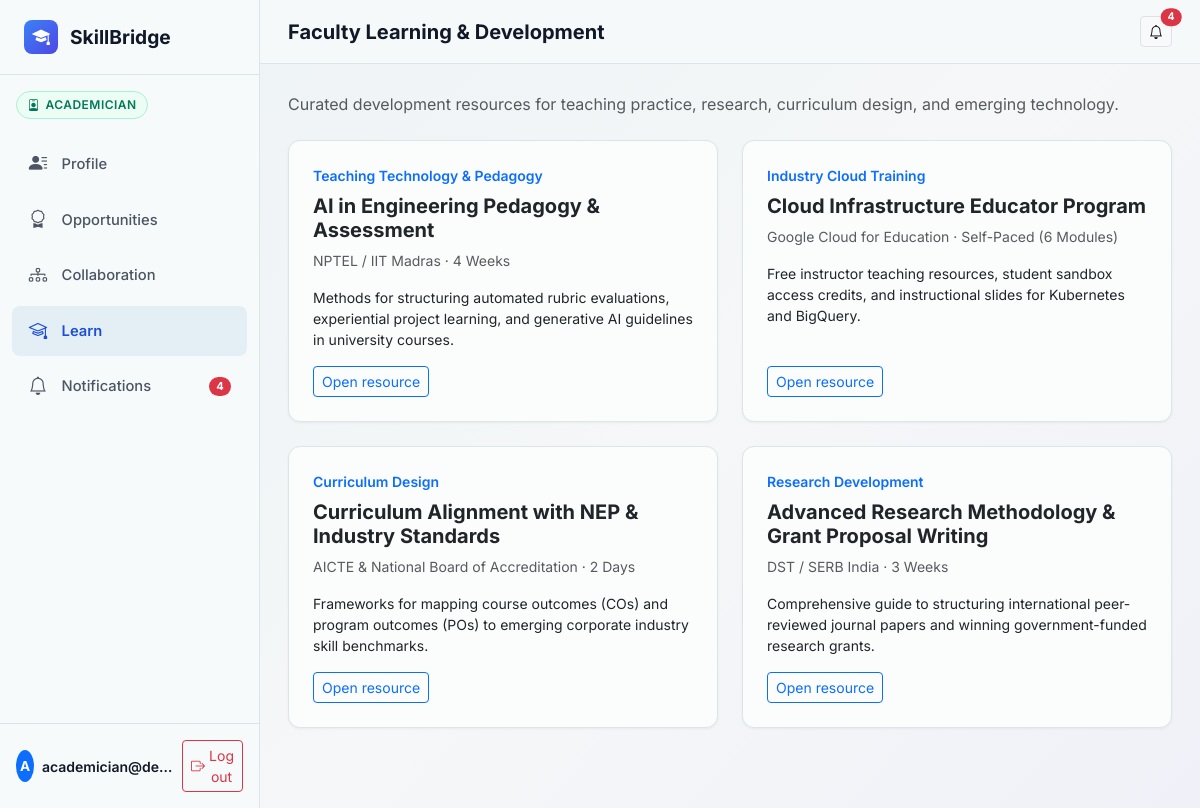
Page /academician/learn (signed in) on the committed database.
### models.py (models this page shows, shortened)
class User(db.Model):
    __tablename__ = 'users'
    id = db.Column(db.Integer, primary_key=True)
    email = db.Column(db.String(120), unique=True, nullable=False, index=True)
    password_hash = db.Column(db.String(255), nullable=False)
    role = db.Column(db.String(50), nullable=False)  # student, industry, academician, institution
    created_at = db.Column(db.DateTime, default=datetime.utcnow)
    student_profile = db.relationship('StudentProfile', backref='user', uselist=False, cascade="all, delete-orphan")
    industry_profile = db.relationship('IndustryProfile', backref='user', uselist=False, cascade="all, delete-orphan")
    academician_profile = db.relationship('AcademicianProfile', backref='user', uselist=False, cascade="all, delete-orphan")
    institution_profile = db.relationship('InstitutionProfile', backref='admin_user', uselist=False, cascade="all, delete-orphan")
    notifications = db.relationship('Notification', backref='user', lazy='dynamic', cascade="all, delete-orphan")

### routes/academician_routes.py (the view)
@academician_bp.route('/learn')
@role_required('academician')
def learn():
    faculty = get_current_academician()
    faculty_resources = [
        {
            'title': 'AI in Engineering Pedagogy & Assessment',
            'provider': 'NPTEL / IIT Madras',
            'category': 'Teaching Technology & Pedagogy',
            'duration': '4 Weeks',
            'url': 'https://nptel.ac.in',
            'description': 'Methods for structuring automated rubric evaluations, experiential project learning, and generative AI guidelines in university courses.'
        },
        {
            'title': 'Cloud Infrastructure Educator Program',
            'provider': 'Google Cloud for Education',
            'category': 'Industry Cloud Training',
            'duration': 'Self-Paced (6 Modules)',
            'url': 'https://cloud.google.com/edu',
            'description': 'Free instructor teaching resources, student sandbox access credits, and instructional slides for Kubernetes and BigQuery.'
        },
        {
            'title': 'Curriculum Alignment with NEP & Industry Standards',
            'provider': 'AICTE & National Board of Accreditation',
            'category': 'Curriculum Design',
            'duration': '2 Days',
            'url': 'https://aicte-india.org',
            'description': 'Frameworks for mapping course outcomes (COs) and program outcomes (POs) to emerging corporate industry skill benchmarks.'
        },
        {
            'title': 'Advanced Research Methodology & Grant Proposal Writing',
            'provider': 'DST / SERB India',
            'category': 'Research Development',
            'duration': '3 Weeks',
            'url': 'https://serb.gov.in',
            'description': 'Comprehensive guide to structuring international peer-reviewed journal papers and winning government-funded research grants.'
        }
    ]
    return render_template(
        'academician/learn.html',
        faculty=faculty,
        resources=faculty_resources
    )

### auth.py (called while the page is built, shortened)
def get_current_user():
    if hasattr(g, 'current_user') and g.current_user is not None:
        return g.current_user
    user_id = session.get('user_id')
    if user_id:
        user = db.session.get(User, user_id)
        if user:
            g.current_user = user
            return user

def role_required(*allowed_roles):
    def decorator(f):
        @wraps(f)
        def decorated_function(*args, **kwargs):
            user = get_current_user()
            if not user:
                if request.is_json:
                    return jsonify({'success': False, 'message': 'Authentication required.'}), 401
                flash('Please log in to access this page.', 'warning')
                return redirect(url_for('auth.login', next=request.path))
            return f(*args, **kwargs)
        return decorated_function
    return decorator

### routes/academician_routes.py (called while the page is built)
def get_current_academician():
    user = get_current_user()
    if user and user.role == 'academician':
        if not user.academician_profile:
            profile = AcademicianProfile(user_id=user.id, name_display="Dr. A. Sharma")
            db.session.add(profile)
            db.session.commit()
        return user.academician_profile
    return None

### templates/academician/learn.html (shortened to what this page needs)
{% extends "base.html" %}
{% block page_title %}Faculty Learning & Development{% endblock %}
{% block content %}<div class="mb-4"><p class="text-muted">Curated development resources for teaching practice, research, curriculum design, and emerging technology.</p></div><div class="row g-4">{% for item in resources %}<div class="col-md-6"><div class="card card-sb p-4 h-100"><span class="small text-primary fw-semibold">{{ item.category }}</span><h5 class="fw-bold mt-2">{{ item.title }}</h5><p class="text-muted small">{{ item.provider }} · {{ item.duration }}</p><p class="small">{{ item.description }}</p><a class="btn btn-sm btn-outline-primary mt-auto align-self-start" href="{{ item.url }}" target="_blank" rel="noopener">Open resource</a></div></div>{% endfor %}</div>{% endblock %}

### templates/base.html (shortened to what this page needs)
<!DOCTYPE html>
<html lang="en">
<head>
    <link href="https://cdn.jsdelivr.net/npm/bootstrap@5.3.3/dist/css/bootstrap.min.css" rel="stylesheet">
    <link rel="stylesheet" href="https://cdn.jsdelivr.net/npm/bootstrap-icons@1.11.3/font/bootstrap-icons.min.css">
    <link rel="stylesheet" href="{{ url_for('static', filename='css/style.css') }}">
</head>
<body>
    {% if current_user %}
    <div class="app-wrapper">
        <aside class="app-sidebar">
            <a href="/" class="brand-logo">
                <div class="brand-icon"><i class="bi bi-mortarboard-fill"></i></div>
                <span>SkillBridge</span>
            </a>
            <div class="px-3 pt-3 pb-1">
                <span class="role-badge role-badge-{{ current_user.role }}">
                    <i class="bi bi-person-badge"></i> {{ current_user.role }}
                </span>
            </div>
            <nav class="sidebar-nav">
                {% if current_user.role == 'student' %}
                <a href="{{ url_for('student.profile') }}" class="nav-item-link {% if request.endpoint == 'student.profile' %}active{% endif %}">
                    <i class="bi bi-person-circle"></i>
                    <span>Profile</span>
                </a>
                <a href="{{ url_for('student.skill_gap') }}" class="nav-item-link {% if request.endpoint in ['student.skill_gap', 'student.take_assessment', 'student.assessment_result', 'student.assessment_history'] %}active{% endif %}">
                    <i class="bi bi-graph-up-arrow"></i>
                    <span>Skill Gap</span>
                </a>
                <a href="{{ url_for('student.learning') }}" class="nav-item-link {% if request.endpoint == 'student.learning' %}active{% endif %}">
                    <i class="bi bi-book-half"></i>
                    <span>Learning</span>
                </a>
                <a href="{{ url_for('student.applications') }}" class="nav-item-link {% if request.endpoint == 'student.applications' %}active{% endif %}">
                    <i class="bi bi-send-check"></i>
                    <span>Applications</span>
                </a>
                <a href="{{ url_for('student.notifications') }}" class="nav-item-link {% if request.endpoint == 'student.notifications' %}active{% endif %}">
                    <i class="bi bi-bell"></i>
                    <span>Notifications</span>
                    {% if unread_notifications_count > 0 %}
                    <span class="badge bg-danger ms-auto rounded-pill">{{ unread_notifications_count }}</span>
                    {% endif %}
                </a>
                {% elif current_user.role == 'academician' %}
                <a href="{{ url_for('academician.profile') }}" class="nav-item-link {% if request.endpoint == 'academician.profile' %}active{% endif %}">
                    <i class="bi bi-person-lines-fill"></i>
                    <span>Profile</span>
                </a>
                <a href="{{ url_for('academician.opportunities') }}" class="nav-item-link {% if request.endpoint == 'academician.opportunities' %}active{% endif %}">
                    <i class="bi bi-award"></i>
                    <span>Opportunities</span>
                </a>
                <a href="{{ url_for('academician.collaboration') }}" class="nav-item-link {% if request.endpoint == 'academician.collaboration' %}active{% endif %}">
                    <i class="bi bi-diagram-3"></i>
                    <span>Collaboration</span>
                </a>
                <a href="{{ url_for('academician.learn') }}" class="nav-item-link {% if request.endpoint == 'academician.learn' %}active{% endif %}">
                    <i class="bi bi-mortarboard"></i>
                    <span>Learn</span>
                </a>
                <a href="{{ url_for('academician.notifications') }}" class="nav-item-link {% if request.endpoint == 'academician.notifications' %}active{% endif %}">
                    <i class="bi bi-bell"></i>
                    <span>Notifications</span>
                    {% if unread_notifications_count > 0 %}
                    <span class="badge bg-danger ms-auto rounded-pill">{{ unread_notifications_count }}</span>
                    {% endif %}
                </a>
                {% endif %}
            </nav>
            <div class="p-3 border-top mt-auto">
                <div class="d-flex align-items-center justify-content-between">
                    <div class="d-flex align-items-center gap-2 overflow-hidden">
                        <div class="bg-primary text-white rounded-circle d-flex align-items-center justify-content-center fw-bold" style="width: 32px; height: 32px; font-size: 0.85rem;">
                            {{ current_user.email[0]|upper }}
                        </div>
                        <div class="text-truncate">
                            <div class="small fw-semibold text-truncate">{{ current_user.email }}</div>
                        </div>
                    </div>
                    <a href="{{ url_for('auth.logout') }}" class="btn btn-sm btn-outline-danger d-inline-flex align-items-center gap-1 px-2" title="Log out of SkillBridge">
                        <i class="bi bi-box-arrow-right"></i>
                        <span>Log out</span>
                    </a>
                </div>
            </div>
        </aside>
        <div class="app-main">
            <header class="app-header">
                <div class="d-flex align-items-center gap-3">
                    <h5 class="mb-0 fw-bold">{% block page_title %}Dashboard{% endblock %}</h5>
                </div>
                <div class="d-flex align-items-center gap-2">
                    <a href="{% if current_user.role == 'student' %}{{ url_for('student.notifications') }}{% elif current_user.role == 'industry' %}{{ url_for('industry.notifications') }}{% elif current_user.role == 'academician' %}{{ url_for('academician.notifications') }}{% else %}{{ url_for('institution.notifications') }}{% endif %}" class="btn btn-sm btn-light position-relative border" title="Notifications">
                        <i class="bi bi-bell"></i>
                        {% if unread_notifications_count > 0 %}
                        <span class="position-absolute top-0 start-100 translate-middle badge rounded-pill bg-danger" style="font-size: 0.65rem;">
                            {{ unread_notifications_count }}
                        </span>
                        {% endif %}
                    </a>
                </div>
            </header>
            <main class="app-content">
                {% block content %}{% endblock %}
            </main>
        </div>
    </div>
    {% endif %}
</body>
</html>

### static/css/style.css (style rules this page uses)
:root { --sb-primary: #3B82F6; --sb-primary-hover: #2563EB; --sb-primary-dark: #1D4ED8; --sb-indigo: #4F46E5; --sb-bg-main: #EEF3F5; --sb-bg-soft: #E2ECEF; --sb-surface: #FBFCFC; --sb-surface-tinted: #F4F8F8; --sb-border: #DCE5E7; --sb-text-main: #111827; --sb-text-muted: #4B5563; --sb-text-light: #9CA3AF; --sb-success: #10B981; --sb-warning: #F59E0B; --sb-danger: #EF4444; --sb-sidebar-width: 260px; --sb-header-height: 64px; }
body { font-family: 'Inter', -apple-system, BlinkMacSystemFont, 'Segoe UI', Roboto, Helvetica, Arial, sans-serif; background-color: var(--sb-bg-main); background-image: radial-gradient(circle at 10% 0%, rgba(112, 170, 187, 0.12), transparent 30rem), radial-gradient(circle at 92% 20%, rgba(99, 102, 241, 0.08), transparent 28rem); color: var(--sb-text-main); margin: 0; padding: 0; overflow-x: hidden; -webkit-font-smoothing: antialiased; }
.app-wrapper { display: flex; min-height: 100vh; }
.app-sidebar { width: var(--sb-sidebar-width); background-color: #F7FAFA; border-right: 1px solid var(--sb-border); position: fixed; top: 0; bottom: 0; left: 0; z-index: 1020; display: flex; flex-direction: column; transition: transform 0.2s ease-in-out; }
.app-main { flex: 1; margin-left: var(--sb-sidebar-width); display: flex; flex-direction: column; min-height: 100vh; background: linear-gradient(135deg, #EEF3F5 0%, #F5F7F8 48%, #F0F1F8 100%); }
.app-header { height: var(--sb-header-height); background-color: rgba(247, 250, 250, 0.94); border-bottom: 1px solid var(--sb-border); position: sticky; top: 0; z-index: 1010; display: flex; align-items: center; justify-content: space-between; padding: 0 1.75rem; }
.app-content { padding: 1.75rem; flex: 1; padding-bottom: 5rem; }
.app-wrapper .card-sb.bg-white, .app-wrapper .card-sb { background-color: var(--sb-surface) !important; }
.brand-logo { display: flex; align-items: center; gap: 0.75rem; font-weight: 700; font-size: 1.2rem; color: var(--sb-text-main); text-decoration: none; padding: 1.25rem 1.5rem; border-bottom: 1px solid var(--sb-border); }
.brand-icon { width: 34px; height: 34px; background: linear-gradient(135deg, var(--sb-primary), var(--sb-indigo)); color: white; border-radius: 8px; display: flex; align-items: center; justify-content: center; font-size: 1.1rem; }
.sidebar-nav { padding: 1rem 0.75rem; display: flex; flex-direction: column; gap: 0.35rem; flex: 1; }
.nav-item-link { display: flex; align-items: center; gap: 0.85rem; padding: 0.7rem 1rem; border-radius: 8px; color: var(--sb-text-muted); font-weight: 500; font-size: 0.92rem; text-decoration: none; transition: all 0.15s ease; }
.nav-item-link.active { background-color: #E3EFF4; color: var(--sb-primary-dark); font-weight: 600; }
.nav-item-link i { font-size: 1.15rem; width: 20px; text-align: center; }
.role-badge { display: inline-flex; align-items: center; gap: 0.35rem; padding: 0.25rem 0.65rem; border-radius: 9999px; font-size: 0.75rem; font-weight: 600; text-transform: uppercase; letter-spacing: 0.04em; }
.role-badge-academician { background-color: #ECFDF5; color: #047857; border: 1px solid #A7F3D0; }
.card-sb { background-color: var(--sb-surface); border: 1px solid var(--sb-border); border-radius: 12px; box-shadow: 0 1px 3px rgba(0, 0, 0, 0.05); transition: box-shadow 0.15s ease, transform 0.15s ease; }

### rows in the picture
User: role "ACADEMICIAN", email "A", email "academician@de…"

### other values in the picture
{{ unread_notifications_count }} "4"
{{ item.category }} "Teaching Technology & Pedagogy" "Industry Cloud Training" "Curriculum Design" "Research Development"
{{ item.title }} "AI in Engineering Pedagogy & Assessment" "Cloud Infrastructure Educator Program" "Curriculum Alignment with NEP & Industry Standards" "Advanced Research Methodology & Grant Proposal Writing"
{{ item.provider }} "NPTEL / IIT Madras" "Google Cloud for Education" "AICTE & National Board of Accreditation" "DST / SERB India"
{{ item.duration }} "4 Weeks" "Self-Paced (6 Modules)" "2 Days" "3 Weeks"
{{ item.description }} "Methods for structuring automated rubric evaluations, experiential project learning, and generative AI guidelines in university courses." "Free instructor teaching resources, student sandbox access credits, and instructional slides for Kubernetes and BigQuery." "Frameworks for mapping course outcomes (COs) and program outcomes (POs) to emerging corporate industry skill benchmarks." "Comprehensive guide to structuring international peer-reviewed journal papers and winning government-funded research grants."
